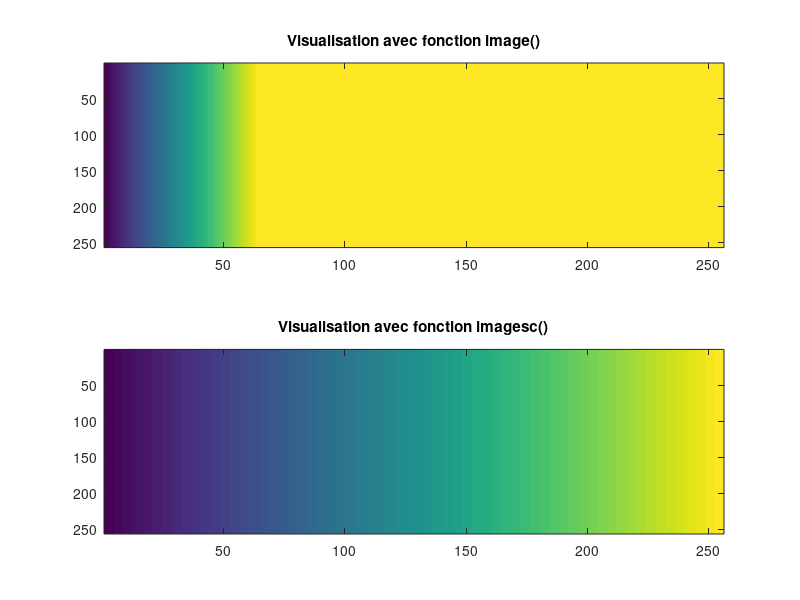
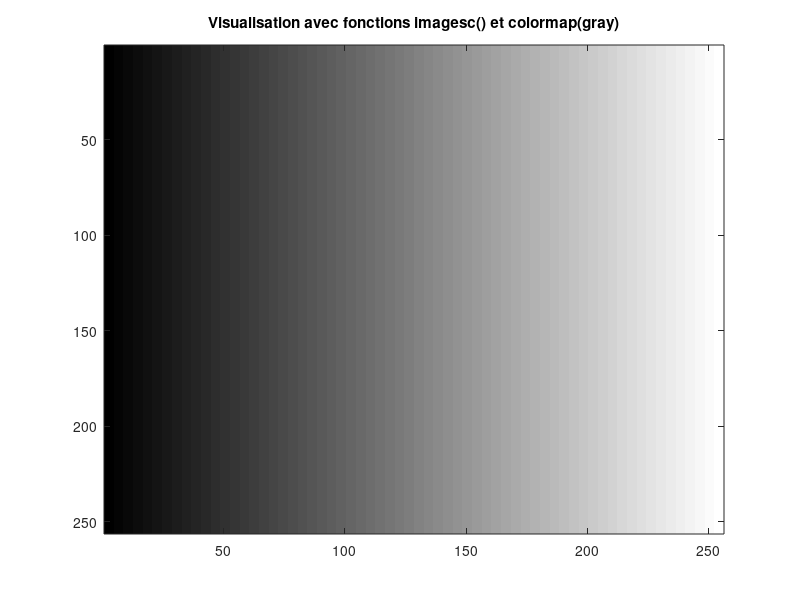
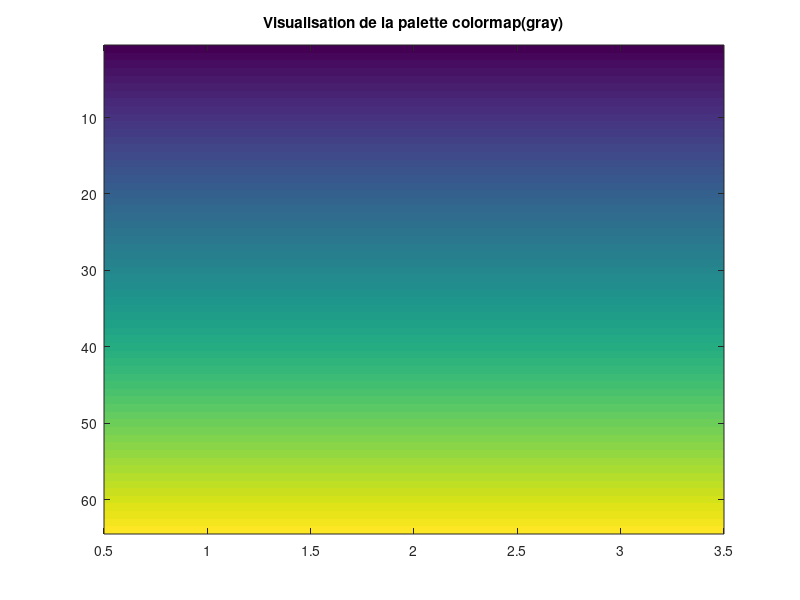
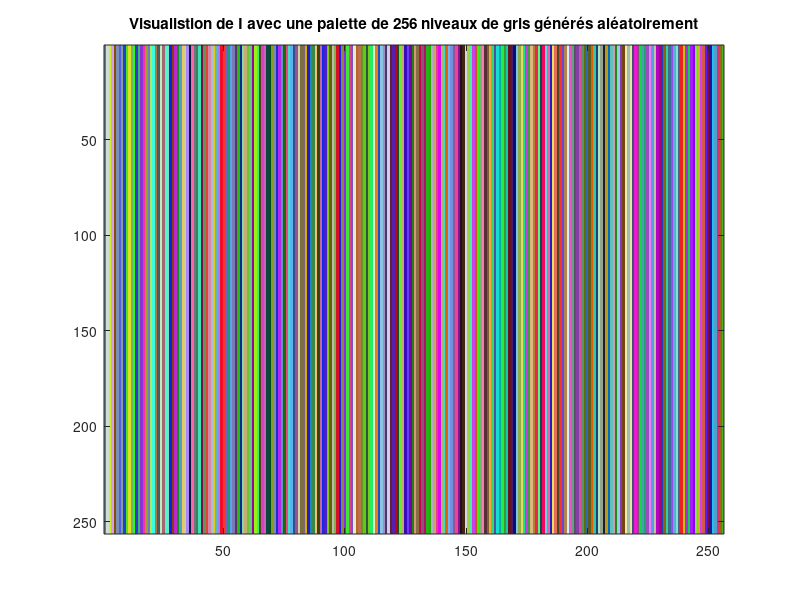

Here is the MATLAB script that generated these plots, in order:
%% Exercice 2
% ASI 4 - Thibault THEOLOGIEN - Eliott RENAUD

clear;
close all;

N = 256;
I = zeros(N, N);

for i=1:N
  for j=1:N
    I(i, j) = j;
  end
end

figure();
subplot(2,1,1);
image(I);
title('Visualisation avec fonction image()');

subplot(2,1,2);
imagesc(I);
title('Visualisation avec fonction imagesc()');

% La fonction image() n'utilise que les 64 couleurs de matlab et se retrouve 
% "bloqué" surla couleur jaune pour des valeurs > 64
% imagesc va adapter l'image pour donner l'illusion d'avoir plus de
% couleurs (bien que matlab utilise ENCORE 64 couleurs)

figure();
imagesc(I);
colormap('gray');
title('Visualisation avec fonctions imagesc() et colormap(gray)');

paletteGray = colormap('gray');
figure();
imagesc(paletteGray);
title('Visualisation de la palette colormap(gray)');

paletteRand256 = rand(256, 3);
figure();
imagesc(I);
colormap(paletteRand256);
title('Visualistion de I avec une palette de 256 niveaux de gris générés aléatoirement');

paletteGray256 = gray(256);
figure();
imagesc(I);
colormap(paletteGray256);
title('Visualistion de I avec une palette de 256 niveaux de gris');

% La figure 4 est juste une succession incohérente de bandes colorées
% puisque la palette est composé de couleurs aléatoires.
% Contrairement à la figure 2, on observe un dégradé de couleurs sans
% bande, parce que la palette 'gray' standard est un dégradé de 64 couleurs
% alors que paletteGray256 en contient 256.


paletteInvGray256 = flipud(paletteGray256);

figure();
imagesc(I);
colormap(paletteInvGray256);
title('Visualistion de I avec une palette de 256 niveaux de gris inversée');
% On osbserve bien un dégradé de gris dans l'ordre inverse

% CONCLUSION : image et imagesc generent par défaut des images en 64
% couleurs (sur chaque composante rgb)
% La fonction colormap() permet "d'indiquer" que l'image est en niveau de 
% gris (on a qu'une seule composante de niveau de gris allant de 0 à 255 
% alors que les trois composantes RGB sont necessaires).
% Par défaut le paramètre 'gray' de colormap utilise une matrice 64x3 alors
% alors que nous desirons une matrice 256x3, d'ou l'utilisation de
% gray(256)